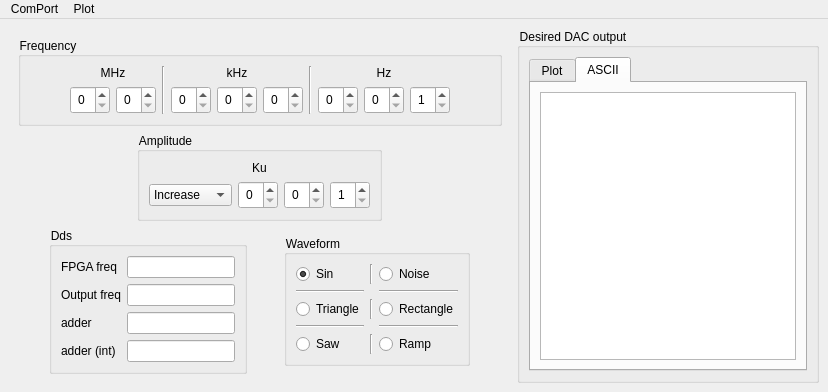
<?xml version="1.0" encoding="UTF-8"?>
<ui version="4.0">
 <class>MainWindow</class>
 <widget class="QMainWindow" name="MainWindow">
  <property name="geometry">
   <rect>
    <x>0</x>
    <y>0</y>
    <width>763</width>
    <height>389</height>
   </rect>
  </property>
  <property name="windowTitle">
   <string>Generator</string>
  </property>
  <property name="windowIcon">
   <iconset resource="app.qrc">
    <normaloff>:/img/sin.png</normaloff>:/img/sin.png</iconset>
  </property>
  <property name="styleSheet">
   <string notr="true">QSpinBox { padding: 3px }
QWidget { font: 9pt ; }</string>
  </property>
  <property name="toolButtonStyle">
   <enum>Qt::ToolButtonTextOnly</enum>
  </property>
  <property name="documentMode">
   <bool>false</bool>
  </property>
  <property name="dockNestingEnabled">
   <bool>false</bool>
  </property>
  <widget class="QWidget" name="centralwidget">
   <property name="styleSheet">
    <string notr="true"/>
   </property>
   <layout class="QGridLayout" name="gridLayout">
    <item row="0" column="0" alignment="Qt::AlignLeft|Qt::AlignTop">
     <widget class="QFrame" name="frame">
      <property name="enabled">
       <bool>true</bool>
      </property>
      <property name="sizePolicy">
       <sizepolicy hsizetype="Fixed" vsizetype="Fixed">
        <horstretch>0</horstretch>
        <verstretch>0</verstretch>
       </sizepolicy>
      </property>
      <property name="frameShape">
       <enum>QFrame::NoFrame</enum>
      </property>
      <property name="frameShadow">
       <enum>QFrame::Raised</enum>
      </property>
      <layout class="QVBoxLayout" name="verticalLayout_8">
       <item>
        <layout class="QVBoxLayout" name="ControlsLayout">
         <property name="sizeConstraint">
          <enum>QLayout::SetDefaultConstraint</enum>
         </property>
         <item>
          <widget class="QGroupBox" name="FrequencyGroupBox">
           <property name="sizePolicy">
            <sizepolicy hsizetype="Fixed" vsizetype="Fixed">
             <horstretch>0</horstretch>
             <verstretch>0</verstretch>
            </sizepolicy>
           </property>
           <property name="toolTipDuration">
            <number>-1</number>
           </property>
           <property name="title">
            <string>Frequency</string>
           </property>
           <layout class="QHBoxLayout" name="horizontalLayout_9">
            <item>
             <spacer name="horizontalSpacer_2">
              <property name="orientation">
               <enum>Qt::Horizontal</enum>
              </property>
              <property name="sizeHint" stdset="0">
               <size>
                <width>40</width>
                <height>20</height>
               </size>
              </property>
             </spacer>
            </item>
            <item>
             <layout class="QVBoxLayout" name="verticalLayout_3">
              <item>
               <widget class="QLabel" name="label">
                <property name="sizePolicy">
                 <sizepolicy hsizetype="Minimum" vsizetype="Fixed">
                  <horstretch>0</horstretch>
                  <verstretch>0</verstretch>
                 </sizepolicy>
                </property>
                <property name="frameShape">
                 <enum>QFrame::NoFrame</enum>
                </property>
                <property name="text">
                 <string>MHz</string>
                </property>
                <property name="alignment">
                 <set>Qt::AlignCenter</set>
                </property>
               </widget>
              </item>
              <item>
               <layout class="QHBoxLayout" name="horizontalLayout_3">
                <item>
                 <widget class="QSpinBox" name="spinBox">
                  <property name="sizePolicy">
                   <sizepolicy hsizetype="Fixed" vsizetype="Fixed">
                    <horstretch>0</horstretch>
                    <verstretch>0</verstretch>
                   </sizepolicy>
                  </property>
                  <property name="maximum">
                   <number>9</number>
                  </property>
                 </widget>
                </item>
                <item>
                 <widget class="QSpinBox" name="spinBox_2">
                  <property name="sizePolicy">
                   <sizepolicy hsizetype="Fixed" vsizetype="Fixed">
                    <horstretch>0</horstretch>
                    <verstretch>0</verstretch>
                   </sizepolicy>
                  </property>
                  <property name="maximum">
                   <number>9</number>
                  </property>
                 </widget>
                </item>
               </layout>
              </item>
             </layout>
            </item>
            <item>
             <widget class="Line" name="line">
              <property name="orientation">
               <enum>Qt::Vertical</enum>
              </property>
             </widget>
            </item>
            <item>
             <layout class="QVBoxLayout" name="verticalLayout_4">
              <item>
               <widget class="QLabel" name="label_2">
                <property name="sizePolicy">
                 <sizepolicy hsizetype="Minimum" vsizetype="Fixed">
                  <horstretch>0</horstretch>
                  <verstretch>0</verstretch>
                 </sizepolicy>
                </property>
                <property name="text">
                 <string>kHz</string>
                </property>
                <property name="alignment">
                 <set>Qt::AlignCenter</set>
                </property>
               </widget>
              </item>
              <item>
               <layout class="QHBoxLayout" name="horizontalLayout_4">
                <item>
                 <widget class="QSpinBox" name="spinBox_3">
                  <property name="sizePolicy">
                   <sizepolicy hsizetype="Fixed" vsizetype="Fixed">
                    <horstretch>0</horstretch>
                    <verstretch>0</verstretch>
                   </sizepolicy>
                  </property>
                  <property name="maximum">
                   <number>9</number>
                  </property>
                 </widget>
                </item>
                <item>
                 <widget class="QSpinBox" name="spinBox_4">
                  <property name="sizePolicy">
                   <sizepolicy hsizetype="Fixed" vsizetype="Fixed">
                    <horstretch>0</horstretch>
                    <verstretch>0</verstretch>
                   </sizepolicy>
                  </property>
                  <property name="maximum">
                   <number>9</number>
                  </property>
                 </widget>
                </item>
                <item>
                 <widget class="QSpinBox" name="spinBox_9">
                  <property name="sizePolicy">
                   <sizepolicy hsizetype="Fixed" vsizetype="Fixed">
                    <horstretch>0</horstretch>
                    <verstretch>0</verstretch>
                   </sizepolicy>
                  </property>
                  <property name="maximum">
                   <number>9</number>
                  </property>
                 </widget>
                </item>
               </layout>
              </item>
             </layout>
            </item>
            <item>
             <widget class="Line" name="line_2">
              <property name="orientation">
               <enum>Qt::Vertical</enum>
              </property>
             </widget>
            </item>
            <item>
             <layout class="QVBoxLayout" name="verticalLayout_6">
              <item>
               <widget class="QLabel" name="label_4">
                <property name="sizePolicy">
                 <sizepolicy hsizetype="Minimum" vsizetype="Fixed">
                  <horstretch>0</horstretch>
                  <verstretch>0</verstretch>
                 </sizepolicy>
                </property>
                <property name="text">
                 <string>Hz</string>
                </property>
                <property name="alignment">
                 <set>Qt::AlignCenter</set>
                </property>
               </widget>
              </item>
              <item>
               <layout class="QHBoxLayout" name="horizontalLayout_6">
                <property name="sizeConstraint">
                 <enum>QLayout::SetMaximumSize</enum>
                </property>
                <item>
                 <widget class="QSpinBox" name="spinBox_7">
                  <property name="sizePolicy">
                   <sizepolicy hsizetype="Fixed" vsizetype="Fixed">
                    <horstretch>0</horstretch>
                    <verstretch>0</verstretch>
                   </sizepolicy>
                  </property>
                  <property name="maximum">
                   <number>9</number>
                  </property>
                 </widget>
                </item>
                <item>
                 <widget class="QSpinBox" name="spinBox_10">
                  <property name="sizePolicy">
                   <sizepolicy hsizetype="Fixed" vsizetype="Fixed">
                    <horstretch>0</horstretch>
                    <verstretch>0</verstretch>
                   </sizepolicy>
                  </property>
                  <property name="minimum">
                   <number>0</number>
                  </property>
                  <property name="maximum">
                   <number>9</number>
                  </property>
                  <property name="value">
                   <number>0</number>
                  </property>
                 </widget>
                </item>
                <item>
                 <widget class="QSpinBox" name="spinBox_8">
                  <property name="sizePolicy">
                   <sizepolicy hsizetype="Fixed" vsizetype="Fixed">
                    <horstretch>0</horstretch>
                    <verstretch>0</verstretch>
                   </sizepolicy>
                  </property>
                  <property name="minimum">
                   <number>1</number>
                  </property>
                  <property name="maximum">
                   <number>9</number>
                  </property>
                 </widget>
                </item>
               </layout>
              </item>
             </layout>
            </item>
            <item>
             <spacer name="horizontalSpacer">
              <property name="orientation">
               <enum>Qt::Horizontal</enum>
              </property>
              <property name="sizeHint" stdset="0">
               <size>
                <width>40</width>
                <height>20</height>
               </size>
              </property>
             </spacer>
            </item>
           </layout>
          </widget>
         </item>
         <item>
          <layout class="QHBoxLayout" name="horizontalLayout_2">
           <item>
            <widget class="QGroupBox" name="AmplitudeGroupBox">
             <property name="sizePolicy">
              <sizepolicy hsizetype="Fixed" vsizetype="Fixed">
               <horstretch>0</horstretch>
               <verstretch>0</verstretch>
              </sizepolicy>
             </property>
             <property name="title">
              <string>Amplitude</string>
             </property>
             <layout class="QGridLayout" name="gridLayout_4">
              <item row="0" column="0">
               <layout class="QVBoxLayout" name="verticalLayout_7">
                <item>
                 <widget class="QLabel" name="label_5">
                  <property name="sizePolicy">
                   <sizepolicy hsizetype="Minimum" vsizetype="Fixed">
                    <horstretch>0</horstretch>
                    <verstretch>0</verstretch>
                   </sizepolicy>
                  </property>
                  <property name="text">
                   <string>Ku</string>
                  </property>
                  <property name="alignment">
                   <set>Qt::AlignCenter</set>
                  </property>
                 </widget>
                </item>
                <item>
                 <layout class="QHBoxLayout" name="horizontalLayout_7">
                  <property name="sizeConstraint">
                   <enum>QLayout::SetMaximumSize</enum>
                  </property>
                  <item>
                   <widget class="QComboBox" name="comboBox">
                    <property name="sizePolicy">
                     <sizepolicy hsizetype="Fixed" vsizetype="Fixed">
                      <horstretch>0</horstretch>
                      <verstretch>0</verstretch>
                     </sizepolicy>
                    </property>
                    <property name="currentText">
                     <string>Increase</string>
                    </property>
                    <property name="currentIndex">
                     <number>0</number>
                    </property>
                    <property name="maxVisibleItems">
                     <number>2</number>
                    </property>
                    <item>
                     <property name="text">
                      <string>Increase</string>
                     </property>
                    </item>
                    <item>
                     <property name="text">
                      <string>Decrease</string>
                     </property>
                    </item>
                   </widget>
                  </item>
                  <item>
                   <widget class="QSpinBox" name="spinBox_11">
                    <property name="sizePolicy">
                     <sizepolicy hsizetype="Fixed" vsizetype="Fixed">
                      <horstretch>0</horstretch>
                      <verstretch>0</verstretch>
                     </sizepolicy>
                    </property>
                    <property name="maximum">
                     <number>9</number>
                    </property>
                   </widget>
                  </item>
                  <item>
                   <widget class="QSpinBox" name="spinBox_12">
                    <property name="sizePolicy">
                     <sizepolicy hsizetype="Fixed" vsizetype="Fixed">
                      <horstretch>0</horstretch>
                      <verstretch>0</verstretch>
                     </sizepolicy>
                    </property>
                    <property name="minimum">
                     <number>0</number>
                    </property>
                    <property name="maximum">
                     <number>9</number>
                    </property>
                    <property name="value">
                     <number>0</number>
                    </property>
                   </widget>
                  </item>
                  <item>
                   <widget class="QSpinBox" name="spinBox_13">
                    <property name="sizePolicy">
                     <sizepolicy hsizetype="Fixed" vsizetype="Fixed">
                      <horstretch>0</horstretch>
                      <verstretch>0</verstretch>
                     </sizepolicy>
                    </property>
                    <property name="minimum">
                     <number>1</number>
                    </property>
                    <property name="maximum">
                     <number>9</number>
                    </property>
                   </widget>
                  </item>
                 </layout>
                </item>
               </layout>
              </item>
             </layout>
            </widget>
           </item>
          </layout>
         </item>
         <item>
          <layout class="QHBoxLayout" name="horizontalLayout_8">
           <property name="sizeConstraint">
            <enum>QLayout::SetDefaultConstraint</enum>
           </property>
           <item>
            <widget class="QGroupBox" name="groupBox_3">
             <property name="sizePolicy">
              <sizepolicy hsizetype="Fixed" vsizetype="Fixed">
               <horstretch>0</horstretch>
               <verstretch>0</verstretch>
              </sizepolicy>
             </property>
             <property name="title">
              <string>Dds</string>
             </property>
             <layout class="QFormLayout" name="formLayout_3">
              <item row="0" column="0">
               <widget class="QLabel" name="label_6">
                <property name="text">
                 <string>FPGA freq</string>
                </property>
               </widget>
              </item>
              <item row="0" column="1">
               <widget class="QLineEdit" name="lineEdit_3"/>
              </item>
              <item row="1" column="0">
               <widget class="QLabel" name="label_7">
                <property name="text">
                 <string>Output freq</string>
                </property>
               </widget>
              </item>
              <item row="1" column="1">
               <widget class="QLineEdit" name="lineEdit_4"/>
              </item>
              <item row="2" column="0">
               <widget class="QLabel" name="label_8">
                <property name="text">
                 <string>adder</string>
                </property>
               </widget>
              </item>
              <item row="2" column="1">
               <widget class="QLineEdit" name="lineEdit_5"/>
              </item>
              <item row="3" column="0">
               <widget class="QLabel" name="label_9">
                <property name="text">
                 <string>adder (int)</string>
                </property>
               </widget>
              </item>
              <item row="3" column="1">
               <widget class="QLineEdit" name="lineEdit_6"/>
              </item>
             </layout>
            </widget>
           </item>
           <item>
            <widget class="QGroupBox" name="groupBox">
             <property name="sizePolicy">
              <sizepolicy hsizetype="Fixed" vsizetype="Fixed">
               <horstretch>0</horstretch>
               <verstretch>0</verstretch>
              </sizepolicy>
             </property>
             <property name="title">
              <string>Waveform</string>
             </property>
             <layout class="QGridLayout" name="gridLayout_5">
              <item row="0" column="0">
               <layout class="QGridLayout" name="SignalPickLayout">
                <item row="3" column="0">
                 <widget class="Line" name="line_8">
                  <property name="orientation">
                   <enum>Qt::Horizontal</enum>
                  </property>
                 </widget>
                </item>
                <item row="1" column="2">
                 <widget class="Line" name="line_7">
                  <property name="orientation">
                   <enum>Qt::Horizontal</enum>
                  </property>
                 </widget>
                </item>
                <item row="4" column="0">
                 <widget class="QRadioButton" name="radioButton_5">
                  <property name="sizePolicy">
                   <sizepolicy hsizetype="Minimum" vsizetype="Fixed">
                    <horstretch>0</horstretch>
                    <verstretch>0</verstretch>
                   </sizepolicy>
                  </property>
                  <property name="text">
                   <string>Saw</string>
                  </property>
                  <property name="icon">
                   <iconset resource="app.qrc">
                    <normaloff>:/img/saw.png</normaloff>:/img/saw.png</iconset>
                  </property>
                  <property name="iconSize">
                   <size>
                    <width>24</width>
                    <height>24</height>
                   </size>
                  </property>
                 </widget>
                </item>
                <item row="0" column="2">
                 <widget class="QRadioButton" name="radioButton_2">
                  <property name="sizePolicy">
                   <sizepolicy hsizetype="Minimum" vsizetype="Fixed">
                    <horstretch>0</horstretch>
                    <verstretch>0</verstretch>
                   </sizepolicy>
                  </property>
                  <property name="text">
                   <string>Noise</string>
                  </property>
                  <property name="icon">
                   <iconset resource="app.qrc">
                    <normaloff>:/img/noise.png</normaloff>:/img/noise.png</iconset>
                  </property>
                  <property name="iconSize">
                   <size>
                    <width>24</width>
                    <height>24</height>
                   </size>
                  </property>
                 </widget>
                </item>
                <item row="2" column="1">
                 <widget class="Line" name="line_4">
                  <property name="orientation">
                   <enum>Qt::Vertical</enum>
                  </property>
                 </widget>
                </item>
                <item row="1" column="0">
                 <widget class="Line" name="line_6">
                  <property name="orientation">
                   <enum>Qt::Horizontal</enum>
                  </property>
                 </widget>
                </item>
                <item row="2" column="2">
                 <widget class="QRadioButton" name="radioButton_4">
                  <property name="sizePolicy">
                   <sizepolicy hsizetype="Minimum" vsizetype="Fixed">
                    <horstretch>0</horstretch>
                    <verstretch>0</verstretch>
                   </sizepolicy>
                  </property>
                  <property name="text">
                   <string>Rectangle</string>
                  </property>
                  <property name="icon">
                   <iconset resource="app.qrc">
                    <normaloff>:/img/rect.png</normaloff>:/img/rect.png</iconset>
                  </property>
                  <property name="iconSize">
                   <size>
                    <width>24</width>
                    <height>24</height>
                   </size>
                  </property>
                 </widget>
                </item>
                <item row="4" column="1">
                 <widget class="Line" name="line_5">
                  <property name="orientation">
                   <enum>Qt::Vertical</enum>
                  </property>
                 </widget>
                </item>
                <item row="0" column="0">
                 <widget class="QRadioButton" name="radioButton">
                  <property name="sizePolicy">
                   <sizepolicy hsizetype="Minimum" vsizetype="Fixed">
                    <horstretch>0</horstretch>
                    <verstretch>0</verstretch>
                   </sizepolicy>
                  </property>
                  <property name="text">
                   <string>Sin</string>
                  </property>
                  <property name="icon">
                   <iconset resource="app.qrc">
                    <normaloff>:/img/sin.png</normaloff>:/img/sin.png</iconset>
                  </property>
                  <property name="iconSize">
                   <size>
                    <width>24</width>
                    <height>24</height>
                   </size>
                  </property>
                  <property name="checked">
                   <bool>true</bool>
                  </property>
                 </widget>
                </item>
                <item row="3" column="2">
                 <widget class="Line" name="line_9">
                  <property name="orientation">
                   <enum>Qt::Horizontal</enum>
                  </property>
                 </widget>
                </item>
                <item row="4" column="2">
                 <widget class="QRadioButton" name="radioButton_6">
                  <property name="sizePolicy">
                   <sizepolicy hsizetype="Minimum" vsizetype="Fixed">
                    <horstretch>0</horstretch>
                    <verstretch>0</verstretch>
                   </sizepolicy>
                  </property>
                  <property name="text">
                   <string>Ramp</string>
                  </property>
                 </widget>
                </item>
                <item row="0" column="1">
                 <widget class="Line" name="line_3">
                  <property name="orientation">
                   <enum>Qt::Vertical</enum>
                  </property>
                 </widget>
                </item>
                <item row="2" column="0">
                 <widget class="QRadioButton" name="radioButton_3">
                  <property name="sizePolicy">
                   <sizepolicy hsizetype="Minimum" vsizetype="Fixed">
                    <horstretch>0</horstretch>
                    <verstretch>0</verstretch>
                   </sizepolicy>
                  </property>
                  <property name="layoutDirection">
                   <enum>Qt::LeftToRight</enum>
                  </property>
                  <property name="text">
                   <string>Triangle</string>
                  </property>
                  <property name="icon">
                   <iconset resource="app.qrc">
                    <normaloff>:/img/triangle.png</normaloff>:/img/triangle.png</iconset>
                  </property>
                  <property name="iconSize">
                   <size>
                    <width>24</width>
                    <height>24</height>
                   </size>
                  </property>
                 </widget>
                </item>
               </layout>
              </item>
             </layout>
            </widget>
           </item>
          </layout>
         </item>
        </layout>
       </item>
      </layout>
     </widget>
    </item>
    <item row="0" column="1">
     <widget class="QGroupBox" name="groupBox_2">
      <property name="sizePolicy">
       <sizepolicy hsizetype="Minimum" vsizetype="Minimum">
        <horstretch>0</horstretch>
        <verstretch>0</verstretch>
       </sizepolicy>
      </property>
      <property name="minimumSize">
       <size>
        <width>0</width>
        <height>0</height>
       </size>
      </property>
      <property name="maximumSize">
       <size>
        <width>16777215</width>
        <height>16777215</height>
       </size>
      </property>
      <property name="title">
       <string>Desired DAC output</string>
      </property>
      <layout class="QGridLayout" name="gridLayout_2">
       <item row="0" column="0">
        <widget class="QTabWidget" name="tabWidget">
         <property name="currentIndex">
          <number>1</number>
         </property>
         <widget class="QWidget" name="PlotOutputTab">
          <attribute name="title">
           <string>Plot</string>
          </attribute>
          <layout class="QVBoxLayout" name="verticalLayout">
           <item>
            <widget class="QCustomPlot" name="customPlot" native="true">
             <property name="minimumSize">
              <size>
               <width>0</width>
               <height>0</height>
              </size>
             </property>
             <property name="maximumSize">
              <size>
               <width>16777215</width>
               <height>16777215</height>
              </size>
             </property>
            </widget>
           </item>
          </layout>
         </widget>
         <widget class="QWidget" name="ASCIIOutputTab">
          <attribute name="title">
           <string>ASCII</string>
          </attribute>
          <layout class="QVBoxLayout" name="verticalLayout_2">
           <item>
            <widget class="QPlainTextEdit" name="outputText"/>
           </item>
          </layout>
         </widget>
        </widget>
       </item>
      </layout>
     </widget>
    </item>
   </layout>
  </widget>
  <widget class="QMenuBar" name="menubar">
   <property name="geometry">
    <rect>
     <x>0</x>
     <y>0</y>
     <width>763</width>
     <height>21</height>
    </rect>
   </property>
   <widget class="QMenu" name="menuCOM">
    <property name="title">
     <string>ComPort</string>
    </property>
    <addaction name="ComPort"/>
    <addaction name="actionInfo"/>
   </widget>
   <widget class="QMenu" name="menuPlot">
    <property name="title">
     <string>Plot</string>
    </property>
   </widget>
   <addaction name="menuCOM"/>
   <addaction name="menuPlot"/>
  </widget>
  <action name="ComPort">
   <property name="text">
    <string>Configuration</string>
   </property>
  </action>
  <action name="actionInfo">
   <property name="text">
    <string>Info</string>
   </property>
  </action>
 </widget>
 <customwidgets>
  <customwidget>
   <class>QCustomPlot</class>
   <extends>QWidget</extends>
   <header>../../qcustomplot.h</header>
   <container>1</container>
  </customwidget>
 </customwidgets>
 <resources>
  <include location="app.qrc"/>
 </resources>
 <connections/>
</ui>
